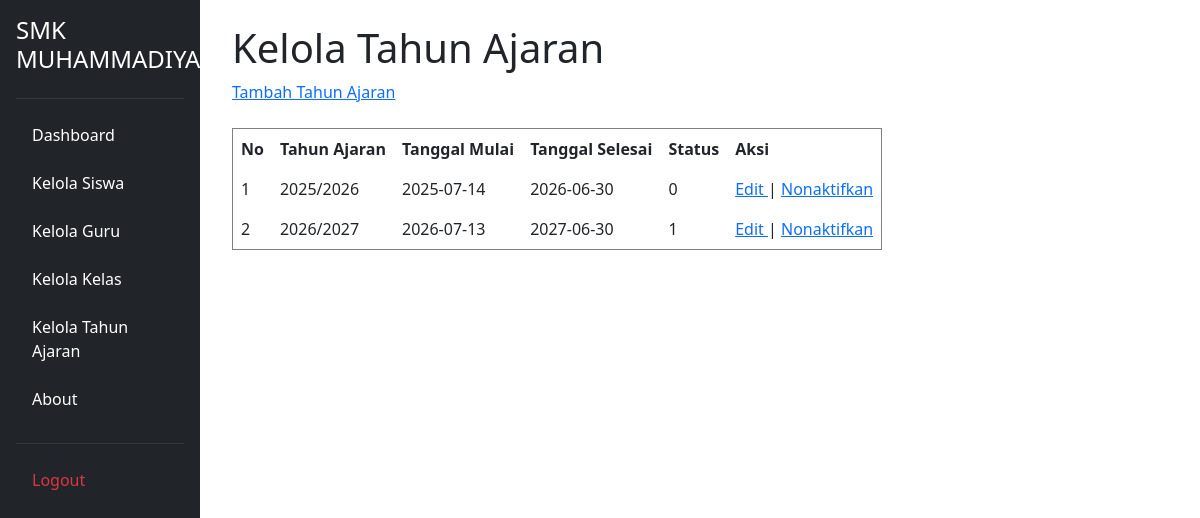
/admin/kelola_tahun_ajaran/index.php (signed in), run on the app's committed database.
### tables this page shows
CREATE TABLE `t_tahun_ajaran` (
  `id` int(11) NOT NULL,
  `nama` varchar(20) NOT NULL,
  `tanggal_mulai` date NOT NULL,
  `tanggal_selesai` date NOT NULL,
  `status_aktif` tinyint(1) NOT NULL,
  `created_at` timestamp NOT NULL DEFAULT current_timestamp(),
  `updated_at` timestamp NOT NULL DEFAULT current_timestamp()
);

### admin/kelola_tahun_ajaran/index.php (the view, shortened to what this page needs)
<?php
require_once __DIR__ . "/../../config/koneksi.php";
$query = mysqli_query($conn, "SELECT * FROM t_tahun_ajaran");
?>
<!DOCTYPE html>
<html lang="id">
<head>
    <link href="https://cdn.jsdelivr.net/npm/bootstrap@5.3.8/dist/css/bootstrap.min.css"
          rel="stylesheet">
</head>
<body>
<div class="container-fluid">
<table width="100%" border="0">
    <tr>
        <td width="200" valign="top">
            <?php require_once "../../layout/sidebar.php"; ?>
        </td>
        <td class="col-md-9 col-lg-10 p-4 main-content">
            <h1>Kelola Tahun Ajaran</h1>
            <a href="tambah.php">
                Tambah Tahun Ajaran
            </a>
            <br><br>
            <table border="1" cellpadding="8">
                <tr>
                    <th>No</th>
                    <th>Tahun Ajaran</th>
                    <th>Tanggal Mulai</th>
                    <th>Tanggal Selesai</th>
                    <th>Status</th>
                    <th>Aksi</th>
                </tr>
                <?php
                $no = 1;
                while ($tahun_ajaran = mysqli_fetch_assoc($query)) {
                ?>
                    <tr>
                        <td>
                            <?= $no++; ?>
                        </td>
                        <td>
                            <?= htmlspecialchars($tahun_ajaran['nama']); ?>
                        </td>
                        <td>
                            <?= htmlspecialchars($tahun_ajaran['tanggal_mulai']); ?>
                        </td>
                        <td>
                            <?= htmlspecialchars($tahun_ajaran['tanggal_selesai']); ?>
                        </td>
                        <td>
                            <?= htmlspecialchars($tahun_ajaran['status_aktif']); ?>
                        <td>
                            <a href="edit.php?id=<?= $tahun_ajaran['id']; ?>">
                                Edit
                            </a>
                            |
                            <a href="hapus.php?id=<?= $tahun_ajaran['id']; ?>">
                                Nonaktifkan
                            </a>
                        </td>
                    </tr>
                <?php } ?>
            </table>
</td>
    </tr>
</table>
</div>
</body>
</html>

### admin/kelola_tahun_ajaran/index.php (style rules this page uses)
.main-content { margin-left: 16.666667%; }

### data on the page
t_tahun_ajaran: nama "2025/2026", tanggal_mulai "2025-07-14", tanggal_selesai "2026-06-30", status_aktif "0"
t_tahun_ajaran: nama "2026/2027", tanggal_mulai "2026-07-13", tanggal_selesai "2027-06-30", status_aktif "1"
